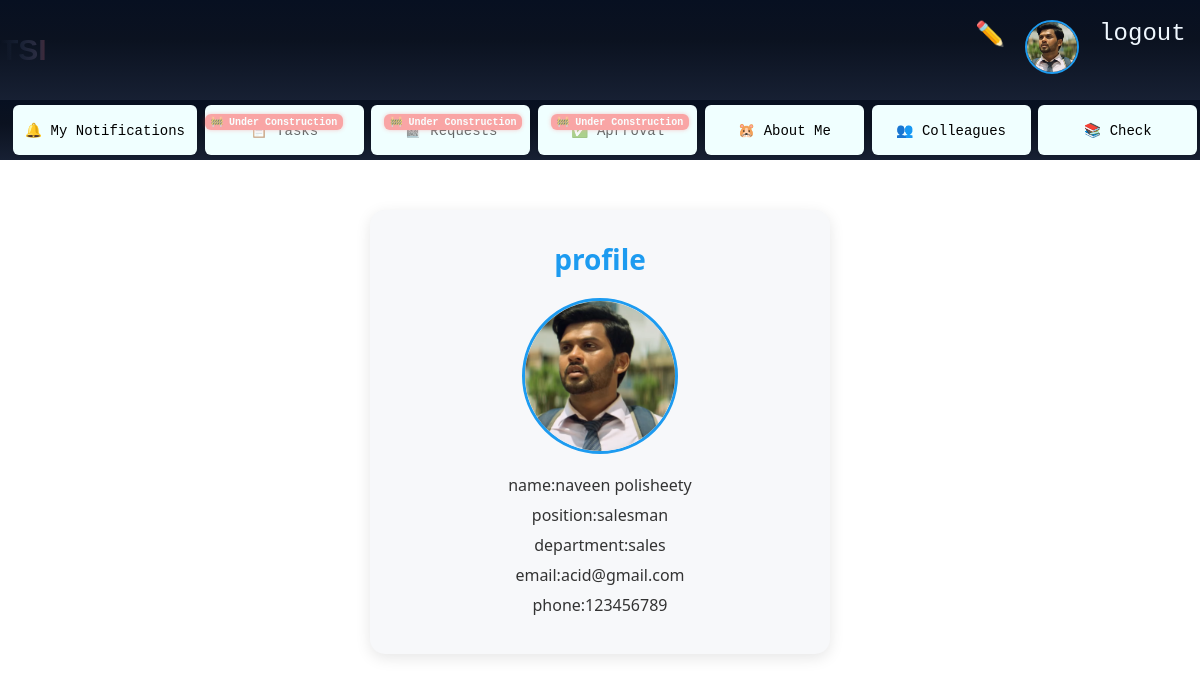
/auth/profile/ (signed in), run on the app's committed database.
### base/models.py (models this page shows, shortened)
class employess(models.Model):
    user=models.OneToOneField(User, on_delete=models.CASCADE,null=True)
    name=models.CharField(max_length=100)
    position=models.CharField(max_length=100)
    department=models.CharField(max_length=100)
    email=models.EmailField()
    phone=models.CharField(max_length=15)
    image=models.ImageField(upload_to='images/', null=True, blank=True)

### authen/views.py (the view)
# urls.py: path('profile/',views.profile,name='profile'),
@login_required(login_url='login')
def profile(request):
    print("View hit!")
    print(request.user)
    try:
        e = employess.objects.get(email=request.user.email)
        if not e.user:
            e.user = request.user
            e.save()
    except employess.DoesNotExist:
        e = None
    return render(request, 'profile.html', {'e': e})

### authen/templates/profile.html (shortened to what this page needs)
{% extends 'main.html' %}
{% block content %}
    <center>
        <div class="center">
            <h1>profile</h1>
        <img src="{{e.image.url}}" alt="">
        <span>name:{{e.name}}</span>
        <span>position:{{e.position}}</span>
        <span>department:{{e.department}}</span>
        <span>email:{{e.email}}</span>
        <span>phone:{{e.phone}}</span>
        </div>
    </center>
{% endblock %}

### templates/nav.html (shortened to what this page needs)
<nav>
    <div class="logo">
        <a href="{% url 'home' %}" style="text-decoration: none;"><h1 class="name">TSI</h1></a>
    </div>
    <div class="menu">
            {% if user.is_authenticated %}
            <a href="{% url 'add' %}">✏️</a>
            <span class="icon"><a href="{% url 'profile' %}"><img src="{{user.employess.image.url}}" alt="" class="profile pic"></a></span>
            <a href="{% url 'logout' %}" style="color: aliceblue;"><pre>logout </pre></a>
            {% else %}
            <a href="{% url 'login' %}" style="color: aliceblue;">Login</a>
            <a href="{% url 'register' %}" style="color: aliceblue;">Register</a>
            {% endif %}
    </div>
</nav>

### static/style.css (style rules this page uses)
* { margin:0; padding: 0; }
nav { background: linear-gradient( 180deg, #071021 0%, #0b1220 40%, #172033 100% ); color: #e6e9ef; width:auto; height: 100px; display: flex; justify-content:space-between; align-items: center; }
nav .logo { display: flex; flex-direction: row; align-items: center; font-size:20px; gap: 10px; }
nav .logo .name { font-family: 'Poppins', sans-serif; text-transform: uppercase; text-align: center; background-image: linear-gradient( to right, #0b1220, #172033, #2b2d42, #5b232b, #2f5b3b, #6a4b33 ); background-size: 200% 100%; background-position: 0% 50%; -webkit-background-clip: text; background-clip: text; -webkit-text-fill-color: transparent; animation: gradient-slide 2.5s linear infinite; }
nav .menu { display: flex; flex-direction: row; gap: 20px; }
nav .menu a { text-decoration: none; font-size: 24px; }

### templates/nav.html (style rules this page uses)
.profile.pic { width: 50px; height: 50px; border-radius: 50%; object-fit: cover; border: 2px solid #1d9bf0; transition: transform 0.2s ease, box-shadow 0.2s ease; cursor: pointer; }

### authen/templates/profile.html (style rules this page uses)
.center { display: flex; flex-direction: column; align-items: center; justify-content: center; margin-top: 50px; font-family: "Segoe UI", Arial, sans-serif; background-color: #f7f8fa; padding: 30px; border-radius: 15px; max-width: 400px; margin-left: auto; margin-right: auto; box-shadow: 0 4px 15px rgba(0,0,0,0.1); }
.center h1 { font-size: 28px; color: #1d9bf0; margin-bottom: 20px; }
.center img { width: 150px; height: 150px; border-radius: 50%; object-fit: cover; border: 3px solid #1d9bf0; margin-bottom: 20px; }
.center span { display: block; font-size: 16px; color: #333; margin-bottom: 8px; font-weight: 500; }

### data on the page
employess: image (picture), name "naveen polisheety", position "salesman", department "sales", email "acid@gmail.com", phone "123456789"
